Frame 1 (no input): blank canvas, image omitted
Frame 60 (no input): blank canvas, image omitted
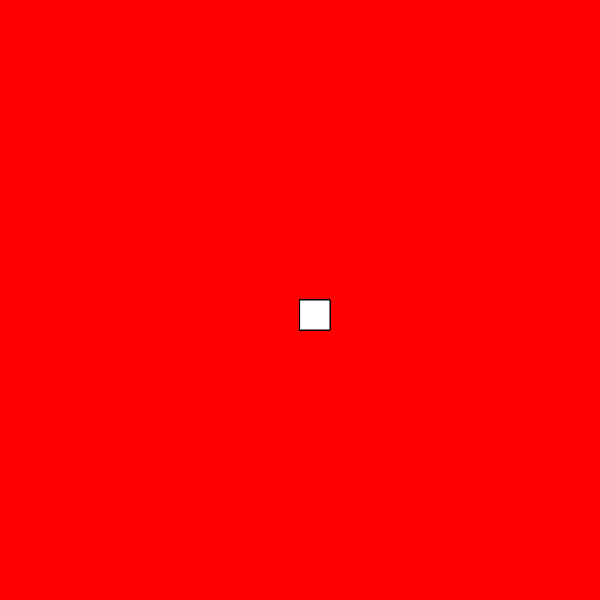
Frame 120 (the mouse pressed at the canvas centre since frame 60)

The p5.js sketch whose frames 1 and 60 were blank and that drew this single picture after the mouse press (run headless with seeded random() and noise() and a simulated clock; from frame 60 on, the mouse is pressed at the canvas centre):

// p5.js sketch
// ── sketch.js
function setup() {
  createCanvas(600, 600);
   background("red");
 
 
}

function draw() {
 
  fill("white");
  stroke("black");
 
  if(mouseIsPressed){
    rect(mouseX,mouseY,30,30)
   
  }
 
 
}
